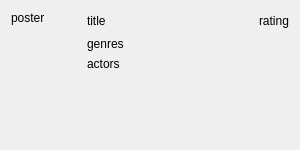
<?xml version="1.0" encoding="UTF-8"?>
<ui version="4.0">
 <class>FilmDetailedInfo</class>
 <widget class="QWidget" name="FilmDetailedInfo">
  <property name="geometry">
   <rect>
    <x>0</x>
    <y>0</y>
    <width>300</width>
    <height>150</height>
   </rect>
  </property>
  <layout class="QHBoxLayout" name="layoutMail">
   <item>
    <layout class="QVBoxLayout" name="verticalLayout">
     <item>
      <widget class="QLabel" name="lPoster">
       <property name="minimumSize">
        <size>
         <width>70</width>
         <height>0</height>
        </size>
       </property>
       <property name="maximumSize">
        <size>
         <width>70</width>
         <height>16777215</height>
        </size>
       </property>
       <property name="text">
        <string notr="true">poster</string>
       </property>
      </widget>
     </item>
     <item>
      <spacer name="spacerPoster">
       <property name="orientation">
        <enum>Qt::Vertical</enum>
       </property>
       <property name="sizeHint" stdset="0">
        <size>
         <width>1</width>
         <height>1</height>
        </size>
       </property>
      </spacer>
     </item>
    </layout>
   </item>
   <item>
    <layout class="QVBoxLayout" name="verticalLayout_2">
     <item>
      <layout class="QHBoxLayout" name="horizontalLayout">
       <item>
        <widget class="QLabel" name="lTitle">
         <property name="text">
          <string notr="true">title</string>
         </property>
        </widget>
       </item>
       <item>
        <spacer name="horizontalSpacer">
         <property name="orientation">
          <enum>Qt::Horizontal</enum>
         </property>
         <property name="sizeHint" stdset="0">
          <size>
           <width>40</width>
           <height>20</height>
          </size>
         </property>
        </spacer>
       </item>
       <item>
        <widget class="QLabel" name="lRating">
         <property name="text">
          <string notr="true">rating</string>
         </property>
        </widget>
       </item>
      </layout>
     </item>
     <item>
      <widget class="QLabel" name="lGenres">
       <property name="text">
        <string notr="true">genres</string>
       </property>
       <property name="alignment">
        <set>Qt::AlignJustify|Qt::AlignVCenter</set>
       </property>
       <property name="wordWrap">
        <bool>true</bool>
       </property>
      </widget>
     </item>
     <item>
      <widget class="QLabel" name="lActors">
       <property name="text">
        <string notr="true">actors</string>
       </property>
       <property name="alignment">
        <set>Qt::AlignJustify|Qt::AlignVCenter</set>
       </property>
       <property name="wordWrap">
        <bool>true</bool>
       </property>
      </widget>
     </item>
     <item>
      <spacer name="verticalSpacer_2">
       <property name="orientation">
        <enum>Qt::Vertical</enum>
       </property>
       <property name="sizeHint" stdset="0">
        <size>
         <width>1</width>
         <height>1</height>
        </size>
       </property>
      </spacer>
     </item>
    </layout>
   </item>
  </layout>
 </widget>
 <resources/>
 <connections/>
</ui>
